Frame 1 (no input): blank canvas, image omitted
Frame 60 (no input): blank canvas, image omitted
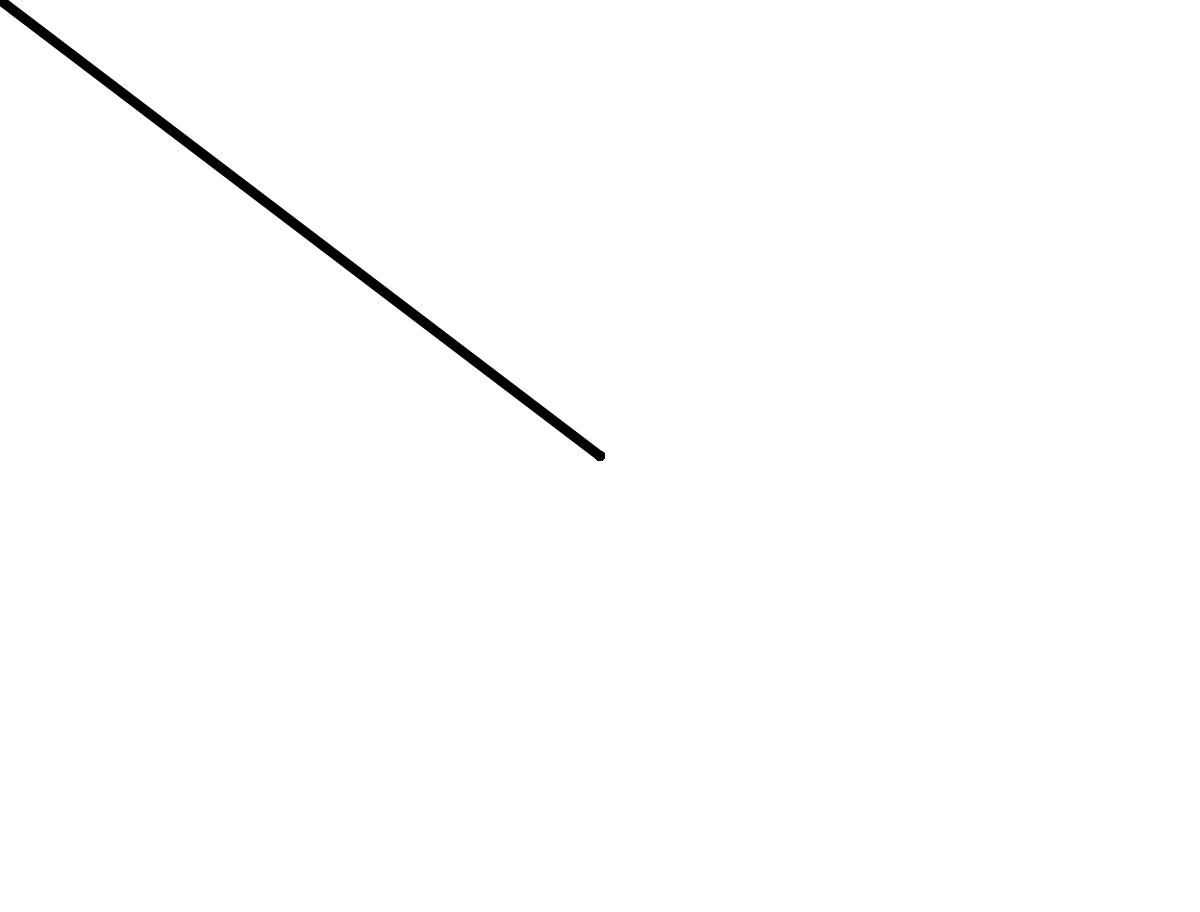
Frame 120 (the mouse pressed at the canvas centre since frame 60)

The p5.js sketch whose frames 1 and 60 were blank and that drew this single picture after the mouse press (run headless with seeded random() and noise() and a simulated clock; from frame 60 on, the mouse is pressed at the canvas centre):

// p5.js sketch
// ── sketch.js
const OPTIONS_MENU_HEIGHT = 88;
let brushColor = 'black';
let brushSize = 10;


function setup() {
    const screenWidth = window.innerWidth || document.body.clientWidth;
    const screenHeight = window.innerHeight || document.body.clientHeight;
    createCanvas(screenWidth, screenHeight - OPTIONS_MENU_HEIGHT);
}

function draw() {
    strokeWeight(brushSize);
    stroke(brushColor);

    if (mouseIsPressed) {
        line(mouseX, mouseY, pmouseX, pmouseY);
    }
}

const $colors = document.getElementsByClassName('color');
for (let color of $colors) color.addEventListener('click', handleColorChange);

function handleColorChange() {
    const isSelected = this.classList.contains('selected');
    if (!isSelected) {
        const prevColor = document.getElementsByClassName(brushColor)[0];
        prevColor.classList.remove('selected');
        this.classList.add('selected');

        brushColor = this.classList[1];
    }
}
// ── styles.css
html, body {
    margin: 0;
    padding: 0;
    height: 100vh;
}

canvas {
    border: 2px solid rgb(240, 240, 240);
    width: 100%;
}


.brushOptions {
    position: absolute;
    bottom: 0;
    left: 0;
    width: 100%;
}

.palette {
    width: 100%;
    display: flex;
    justify-content: space-around;
    align-items: center;
    padding: 15px 0;
}

.color {
    cursor: pointer;
    flex: 1;
    height: 50px;
    max-width: 50px;
    border-radius: 20px;
}

.color:hover { opacity: 0.7 }
.selected { border: 4px double white}

.black { background: black }
.blue { background: blue }
.purple { background: purple }
.red { background: red }
.orange { background: orange }
.pink { background: pink }
